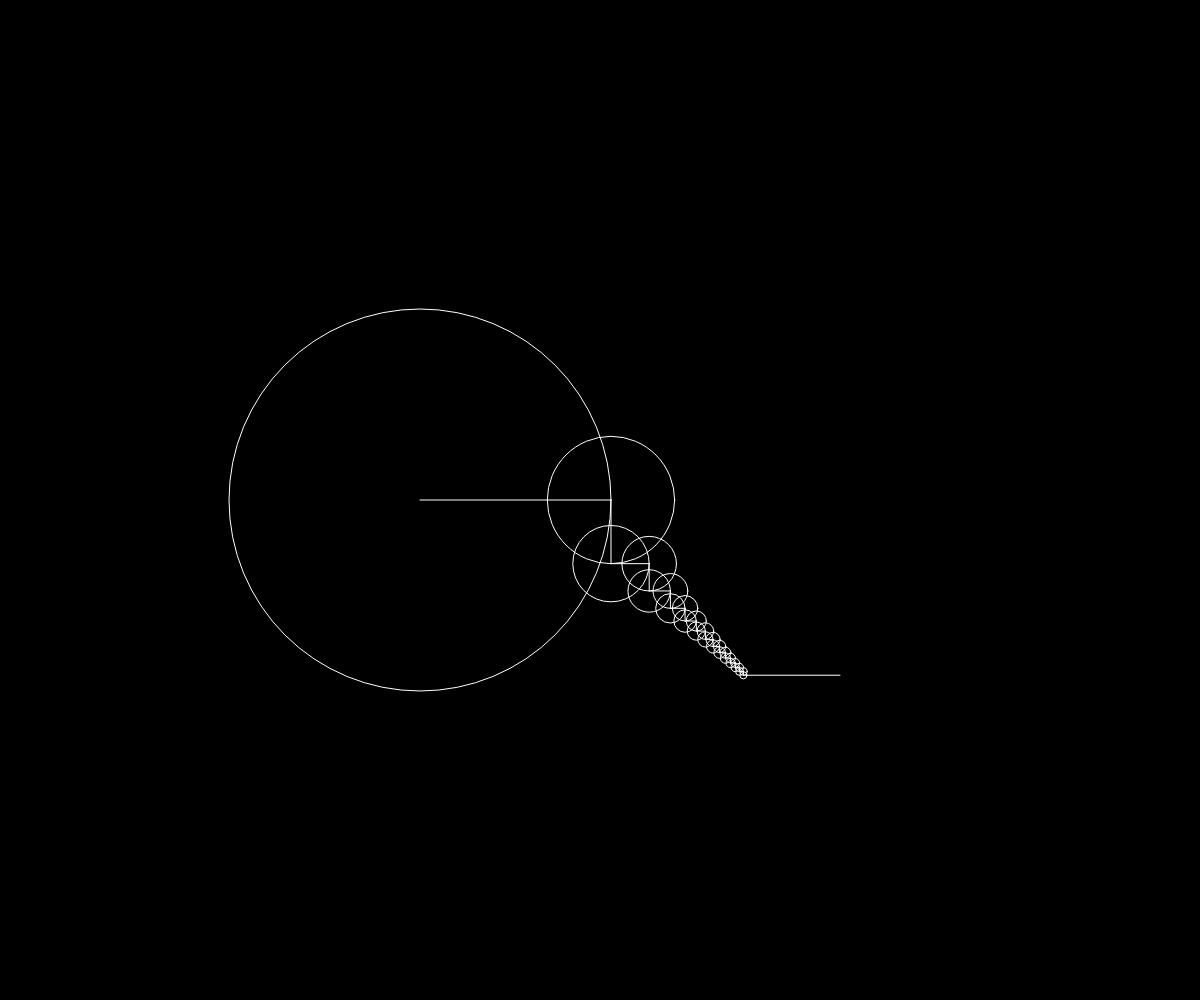
Frame 1 (no input)
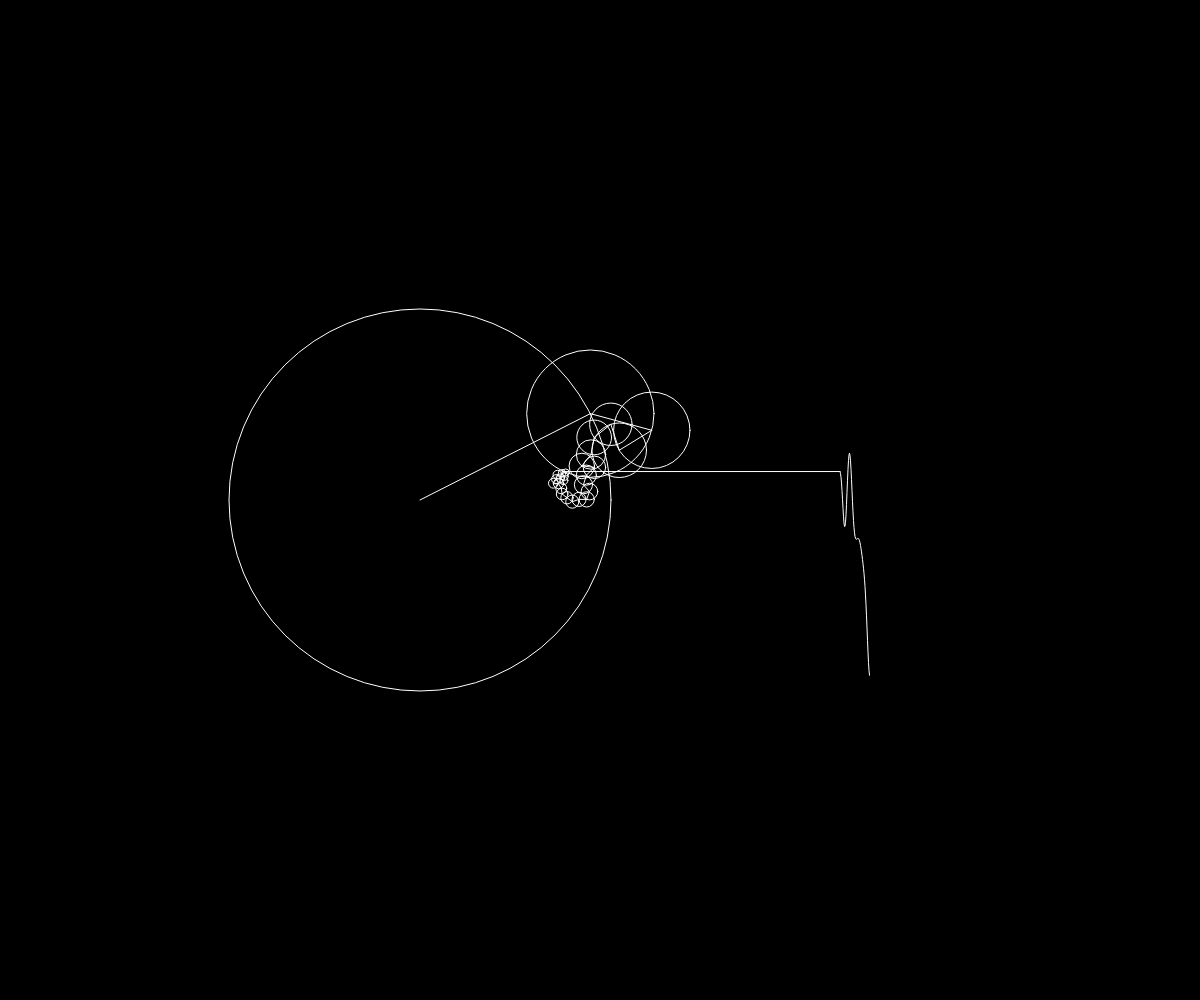
Frame 60 (no input)
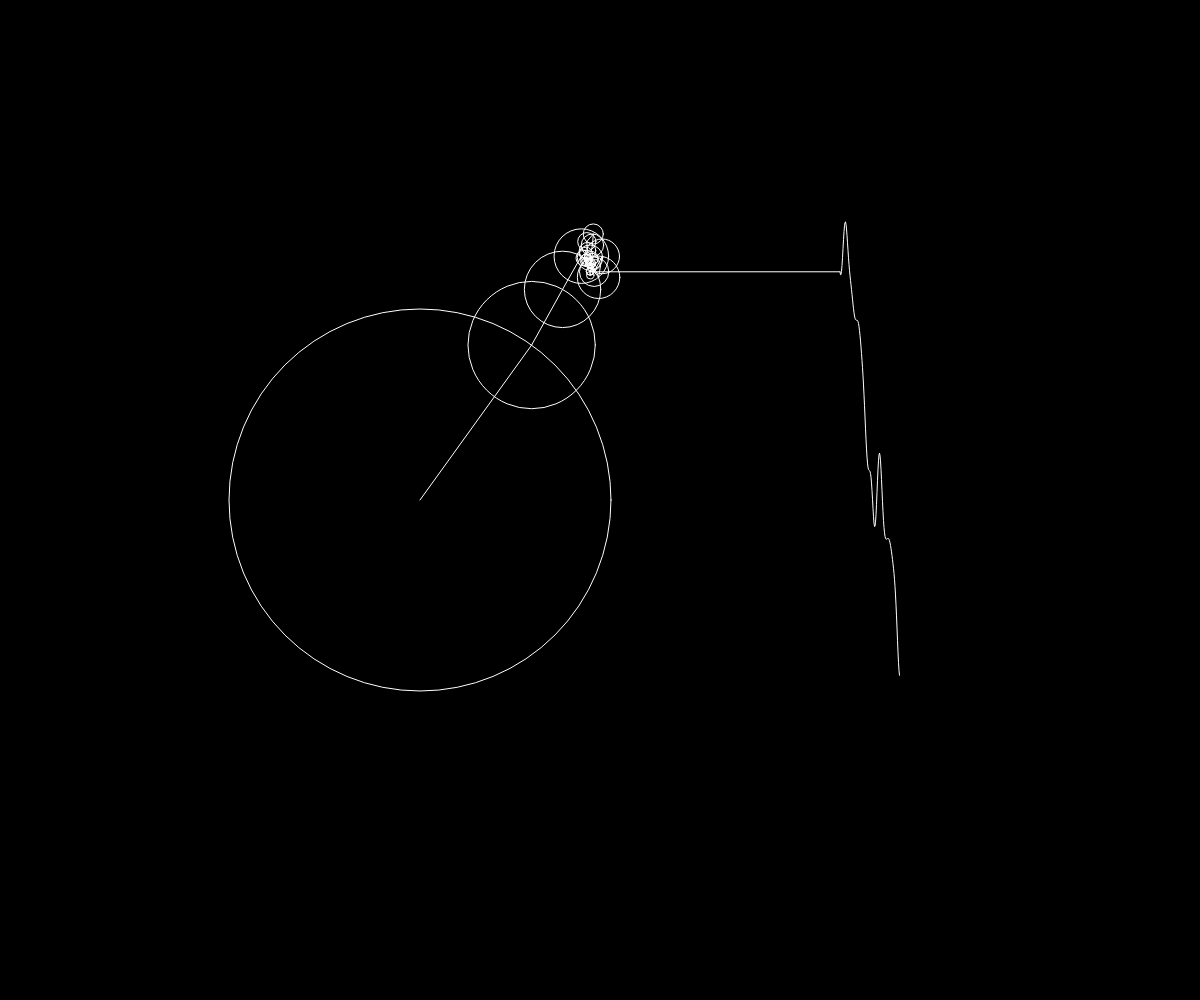
Frame 120 (the mouse pressed at the canvas centre since frame 60)

The p5.js sketch that drew these frames (run headless with seeded random() and noise() and a simulated clock; from frame 60 on, the mouse is pressed at the canvas centre):

// p5.js sketch
// ── sketch.js
let time = 0;
let wave = [];
let spaceFromEdge = 420;


/**
 * Code is derived from Coding train
 */
function setup() {
  createCanvas(windowWidth, windowHeight);
  stroke(255);
  noFill();
  //frameRate(5)
}

function windowResized() {
  resizeCanvas(windowWidth, windowHeight);
}

function draw() {
  background(0);
  translate(spaceFromEdge, windowHeight / 2);
  let x = 0;
  let y = 0;

  for (let i = 0; i < 27; i++) {
    let prevX = x;
    let prevY = y;

    let n = i * 2 + 1
    let radius = 150 * (4 / (n * PI));

    if(i%2==0){
      x += radius * cos(n * time*cos(radius));
      y += radius * sin(n * time*cos(radius));
    }else{
      x += radius * sin(n * time*sin(radius));
      y += radius * cos(n * time*sin(radius));
    }
    ellipse(prevX, prevY, radius * 2)
    line(prevX, prevY, x, y)
  }

  //ave.unshift(x);
  wave.unshift(y);
  translate(spaceFromEdge, 0)
  line(x - spaceFromEdge, y, 0, wave[0]);
  
  beginShape();
  for (let i = 0; i <= wave.length; i++) {
    vertex(i*0.5, wave[i]);
  }
  endShape();

  time += 0.01;

  if (wave.length > 15) {
    wave.pop;
  }

}
